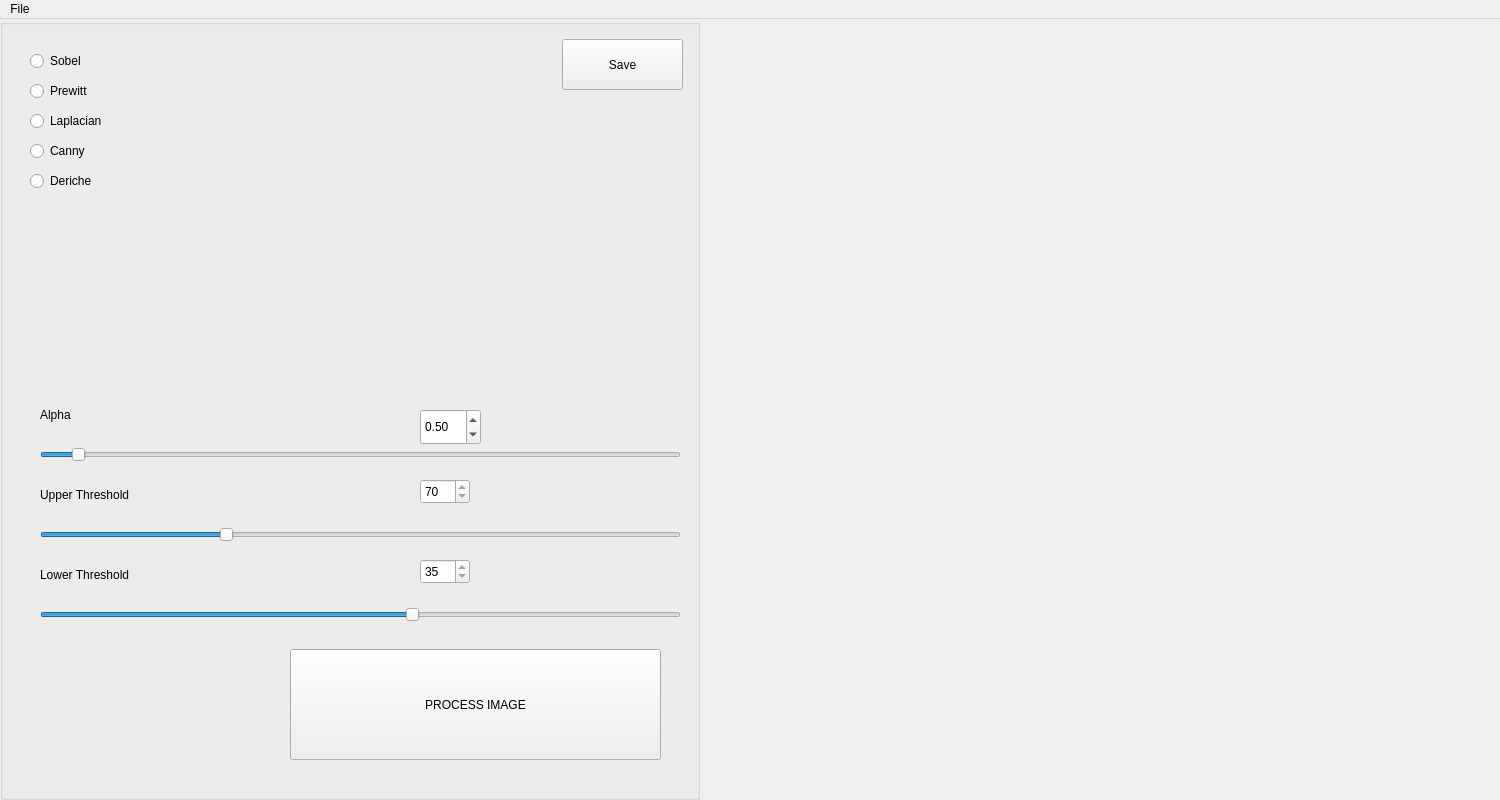
<?xml version="1.0" encoding="UTF-8"?>
<ui version="4.0">
 <class>MainWindow</class>
 <widget class="QMainWindow" name="MainWindow">
  <property name="geometry">
   <rect>
    <x>0</x>
    <y>0</y>
    <width>1500</width>
    <height>800</height>
   </rect>
  </property>
  <property name="maximumSize">
   <size>
    <width>1920</width>
    <height>1080</height>
   </size>
  </property>
  <property name="windowTitle">
   <string>Edge Detection</string>
  </property>
  <widget class="QWidget" name="centralwidget">
   <layout class="QGridLayout" name="gridLayout_2">
    <property name="leftMargin">
     <number>0</number>
    </property>
    <property name="topMargin">
     <number>0</number>
    </property>
    <property name="rightMargin">
     <number>0</number>
    </property>
    <property name="bottomMargin">
     <number>0</number>
    </property>
    <item row="0" column="0">
     <layout class="QGridLayout" name="gridLayout">
      <item row="0" column="0" rowspan="2">
       <widget class="QGroupBox" name="groupBox">
        <property name="minimumSize">
         <size>
          <width>700</width>
          <height>0</height>
         </size>
        </property>
        <property name="maximumSize">
         <size>
          <width>700</width>
          <height>16777215</height>
         </size>
        </property>
        <property name="title">
         <string/>
        </property>
        <widget class="QSlider" name="upperSlider">
         <property name="enabled">
          <bool>true</bool>
         </property>
         <property name="geometry">
          <rect>
           <x>40</x>
           <y>500</y>
           <width>641</width>
           <height>31</height>
          </rect>
         </property>
         <property name="minimum">
          <number>50</number>
         </property>
         <property name="maximum">
          <number>120</number>
         </property>
         <property name="value">
          <number>70</number>
         </property>
         <property name="orientation">
          <enum>Qt::Horizontal</enum>
         </property>
        </widget>
        <widget class="QLabel" name="upperLabel">
         <property name="enabled">
          <bool>true</bool>
         </property>
         <property name="geometry">
          <rect>
           <x>40</x>
           <y>460</y>
           <width>221</width>
           <height>31</height>
          </rect>
         </property>
         <property name="text">
          <string>Upper Threshold</string>
         </property>
        </widget>
        <widget class="QRadioButton" name="sobelButton">
         <property name="geometry">
          <rect>
           <x>30</x>
           <y>30</y>
           <width>110</width>
           <height>24</height>
          </rect>
         </property>
         <property name="text">
          <string>Sobel</string>
         </property>
        </widget>
        <widget class="QRadioButton" name="prewittButton">
         <property name="geometry">
          <rect>
           <x>30</x>
           <y>60</y>
           <width>110</width>
           <height>24</height>
          </rect>
         </property>
         <property name="text">
          <string>Prewitt</string>
         </property>
        </widget>
        <widget class="QRadioButton" name="laplacianButton">
         <property name="geometry">
          <rect>
           <x>30</x>
           <y>90</y>
           <width>110</width>
           <height>24</height>
          </rect>
         </property>
         <property name="text">
          <string>Laplacian</string>
         </property>
        </widget>
        <widget class="QRadioButton" name="cannyButton">
         <property name="geometry">
          <rect>
           <x>30</x>
           <y>120</y>
           <width>110</width>
           <height>24</height>
          </rect>
         </property>
         <property name="text">
          <string>Canny</string>
         </property>
        </widget>
        <widget class="QRadioButton" name="dericheButton">
         <property name="geometry">
          <rect>
           <x>30</x>
           <y>150</y>
           <width>110</width>
           <height>24</height>
          </rect>
         </property>
         <property name="text">
          <string>Deriche</string>
         </property>
        </widget>
        <widget class="QLabel" name="alphaLabel">
         <property name="enabled">
          <bool>true</bool>
         </property>
         <property name="geometry">
          <rect>
           <x>40</x>
           <y>380</y>
           <width>221</width>
           <height>31</height>
          </rect>
         </property>
         <property name="text">
          <string>Alpha</string>
         </property>
        </widget>
        <widget class="QSlider" name="alphaSlider">
         <property name="enabled">
          <bool>true</bool>
         </property>
         <property name="geometry">
          <rect>
           <x>40</x>
           <y>420</y>
           <width>641</width>
           <height>31</height>
          </rect>
         </property>
         <property name="maximum">
          <number>100</number>
         </property>
         <property name="value">
          <number>5</number>
         </property>
         <property name="orientation">
          <enum>Qt::Horizontal</enum>
         </property>
        </widget>
        <widget class="QLabel" name="lowerLabel">
         <property name="enabled">
          <bool>true</bool>
         </property>
         <property name="geometry">
          <rect>
           <x>40</x>
           <y>540</y>
           <width>221</width>
           <height>31</height>
          </rect>
         </property>
         <property name="text">
          <string>Lower Threshold</string>
         </property>
        </widget>
        <widget class="QSlider" name="lowerSlider">
         <property name="enabled">
          <bool>true</bool>
         </property>
         <property name="geometry">
          <rect>
           <x>40</x>
           <y>580</y>
           <width>641</width>
           <height>31</height>
          </rect>
         </property>
         <property name="maximum">
          <number>60</number>
         </property>
         <property name="value">
          <number>35</number>
         </property>
         <property name="orientation">
          <enum>Qt::Horizontal</enum>
         </property>
        </widget>
        <widget class="QPushButton" name="saveButton">
         <property name="geometry">
          <rect>
           <x>562</x>
           <y>20</y>
           <width>121</width>
           <height>51</height>
          </rect>
         </property>
         <property name="text">
          <string>Save</string>
         </property>
        </widget>
        <widget class="QPushButton" name="processButton">
         <property name="geometry">
          <rect>
           <x>290</x>
           <y>630</y>
           <width>371</width>
           <height>111</height>
          </rect>
         </property>
         <property name="styleSheet">
          <string notr="true">font: 700 14pt &quot;Arial&quot;;</string>
         </property>
         <property name="text">
          <string>PROCESS IMAGE</string>
         </property>
        </widget>
        <widget class="QSpinBox" name="upperSpinBox">
         <property name="geometry">
          <rect>
           <x>420</x>
           <y>460</y>
           <width>50</width>
           <height>25</height>
          </rect>
         </property>
         <property name="readOnly">
          <bool>true</bool>
         </property>
         <property name="maximum">
          <number>120</number>
         </property>
         <property name="value">
          <number>70</number>
         </property>
        </widget>
        <widget class="QDoubleSpinBox" name="alphaSpinBox">
         <property name="geometry">
          <rect>
           <x>420</x>
           <y>390</y>
           <width>61</width>
           <height>36</height>
          </rect>
         </property>
         <property name="value">
          <double>0.500000000000000</double>
         </property>
        </widget>
        <widget class="QSpinBox" name="lowerSpinBox">
         <property name="geometry">
          <rect>
           <x>420</x>
           <y>540</y>
           <width>50</width>
           <height>25</height>
          </rect>
         </property>
         <property name="readOnly">
          <bool>true</bool>
         </property>
         <property name="maximum">
          <number>60</number>
         </property>
         <property name="value">
          <number>35</number>
         </property>
        </widget>
       </widget>
      </item>
      <item row="1" column="1">
       <widget class="QLabel" name="processedImageLabel">
        <property name="maximumSize">
         <size>
          <width>1012</width>
          <height>490</height>
         </size>
        </property>
        <property name="text">
         <string/>
        </property>
        <property name="scaledContents">
         <bool>true</bool>
        </property>
        <property name="alignment">
         <set>Qt::AlignCenter</set>
        </property>
       </widget>
      </item>
      <item row="0" column="1">
       <widget class="QLabel" name="originalImageLabel">
        <property name="maximumSize">
         <size>
          <width>1012</width>
          <height>490</height>
         </size>
        </property>
        <property name="text">
         <string/>
        </property>
        <property name="scaledContents">
         <bool>true</bool>
        </property>
        <property name="alignment">
         <set>Qt::AlignCenter</set>
        </property>
       </widget>
      </item>
     </layout>
    </item>
   </layout>
  </widget>
  <widget class="QMenuBar" name="menuBar">
   <property name="geometry">
    <rect>
     <x>0</x>
     <y>0</y>
     <width>1500</width>
     <height>26</height>
    </rect>
   </property>
   <widget class="QMenu" name="menuFile">
    <property name="title">
     <string>File</string>
    </property>
    <addaction name="actionOpen"/>
    <addaction name="actionClose"/>
   </widget>
   <addaction name="menuFile"/>
  </widget>
  <action name="actionOpen">
   <property name="text">
    <string>Open</string>
   </property>
  </action>
  <action name="actionClose">
   <property name="text">
    <string>Close</string>
   </property>
  </action>
 </widget>
 <resources/>
 <connections>
  <connection>
   <sender>upperSlider</sender>
   <signal>valueChanged(int)</signal>
   <receiver>upperSpinBox</receiver>
   <slot>setValue(int)</slot>
   <hints>
    <hint type="sourcelabel">
     <x>382</x>
     <y>543</y>
    </hint>
    <hint type="destinationlabel">
     <x>430</x>
     <y>499</y>
    </hint>
   </hints>
  </connection>
  <connection>
   <sender>lowerSlider</sender>
   <signal>valueChanged(int)</signal>
   <receiver>lowerSpinBox</receiver>
   <slot>setValue(int)</slot>
   <hints>
    <hint type="sourcelabel">
     <x>345</x>
     <y>615</y>
    </hint>
    <hint type="destinationlabel">
     <x>435</x>
     <y>585</y>
    </hint>
   </hints>
  </connection>
 </connections>
</ui>
